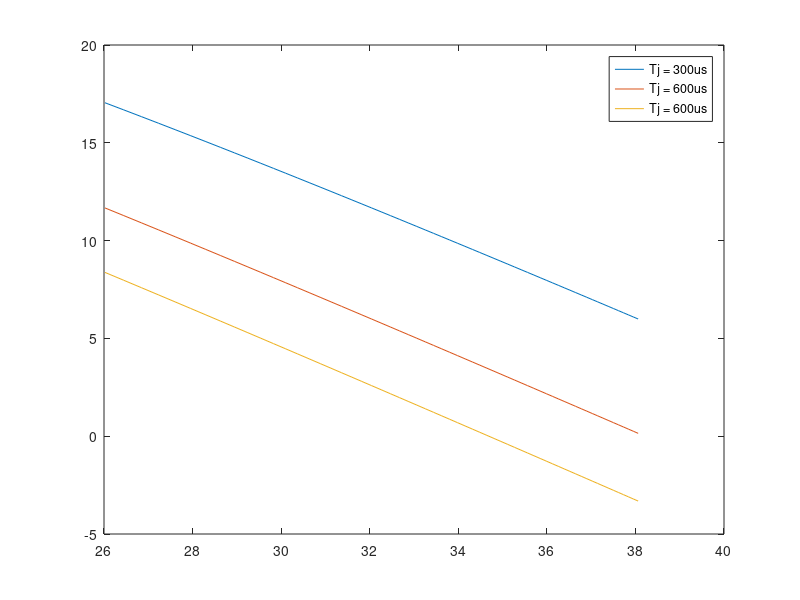

This figure's MATLAB source:
CNR = 45;
K = 0.903;
T = 10^-3;  % Integration period

Tj1 = 300 * 10^-6;
Tj2 = 600 * 10^-6;
Tj3 = 900 * 10^-6;
% Duration of pulse interference

JNR = 20 : 80;
% JNR = JNR1 .* 20 .* log10(JNR1);
CNR_post1 = CNR./(K*(1 + Tj1/T * JNR));
CNR_post2 = CNR./(K*(1 + Tj2/T * JNR));
CNR_post3 = CNR./(K*(1 + Tj3/T * JNR));

dB_Scale_Vert1 = 20*log10(CNR_post1);
dB_Scale_Vert2 = 20*log10(CNR_post2);
dB_Scale_Vert3 = 20*log10(CNR_post3);
dB_Scale_Horz = 20*log10(JNR);
% Convert  to log scale for plotting.

figure;
plot(dB_Scale_Horz, dB_Scale_Vert1, dB_Scale_Horz, dB_Scale_Vert2, dB_Scale_Horz, dB_Scale_Vert3);
legend('Tj = 300us', 'Tj = 600us', 'Tj = 600us')
% Plotting all 3 curves wrt JNR axis.
